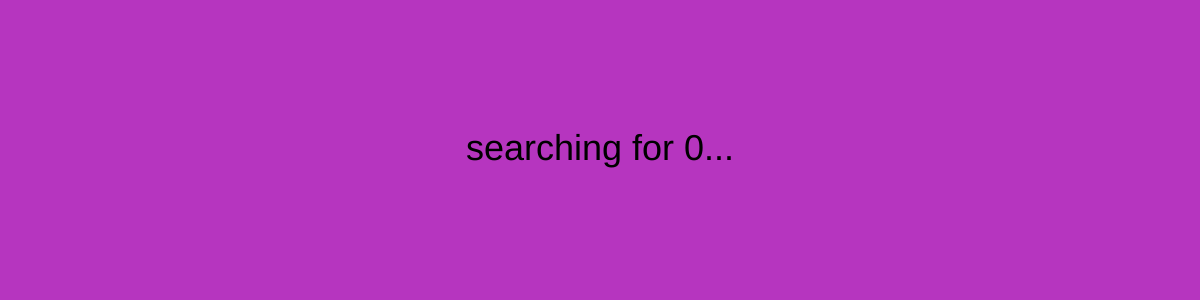
Frame 1 (no input)
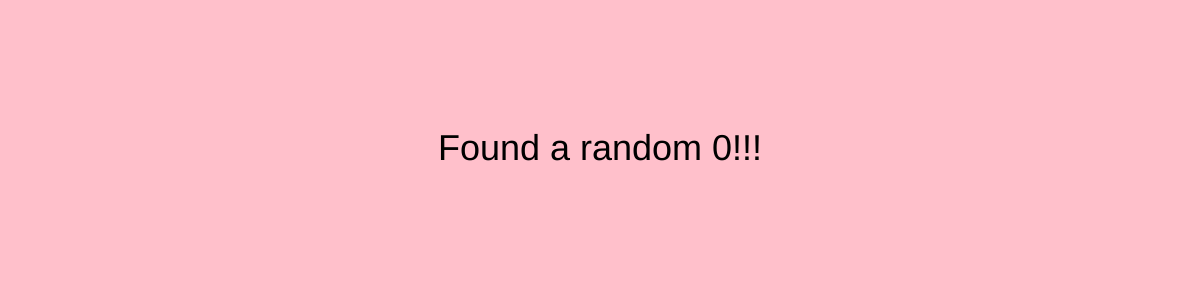
Frame 60 (no input)
Frame 120 (the mouse pressed at the canvas centre since frame 60): identical to frame 60, image omitted

The p5.js sketch that drew these frames (run headless with seeded random() and noise() and a simulated clock; from frame 60 on, the mouse is pressed at the canvas centre):

// p5.js sketch
// ── sketch.js
function setup() {
    createCanvas( windowWidth, 300 );
    // adjust text display
    textSize(36);
    textAlign(CENTER,CENTER);
}

var searchNum = -10000;

function draw() {

    if( searchNum != 0 ) {
        background( random(255), random(255), random(255) );
        text("searching for 0...", width/2, height/2);

        // get a new number to try next time
        searchNum = floor(random(200));
    } else {
        background( 'pink' );
        // after finding a random 0, celebrate
        text("Found a random 0!!!", width/2, height/2);
    }
}
